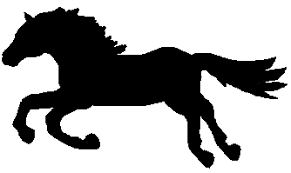
#> input picture img/horse.png, 291 x 173 px, found by its file name
$ python Morfologia_II.py
#> lines starting #> are read from the running program, lines starting #| are printed output that depends on the picture; after the words box and inside, x2 and y2 are one past the last pixel; in counts of white or black regions, pixels touching at a corner belong together
import numpy as np
import cv2
import matplotlib.pyplot as plt

image = cv2.imread('img/horse.png', cv2.IMREAD_GRAYSCALE)
#> image: shape (173, 291); min 0, max 255, mean 165

# Converter para binária
_, binary = cv2.threshold(image, 127, 255, cv2.THRESH_BINARY)
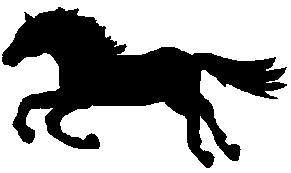
#> binary: shape (173, 291); 64.9% white; 1 black region, box (x1, y1, x2, y2) and area: (2, 7, 287, 168) 17679

plt.figure(figsize=(15, 3))
plt.subplot(1, 5, 1)
plt.imshow(binary, cmap='gray')
plt.title("Original (Horse)")
plt.axis('off')

# 1. Esqueletonização
def skeletonize(img):
    img = img.copy() // 255
    skel = np.zeros(img.shape, np.uint8)
    kernel = cv2.getStructuringElement(cv2.MORPH_CROSS, (3,3))
    while True:
        eroded = cv2.erode(img, kernel)
        temp = cv2.dilate(eroded, kernel)
        temp = cv2.subtract(img, temp)
        skel = cv2.bitwise_or(skel, temp)
        img = eroded.copy()
        if cv2.countNonZero(img) == 0:
            break
#> this loop made 71 passes
#> pass 1, in skeletonize, `eroded = cv2.erode(img, kernel)`:
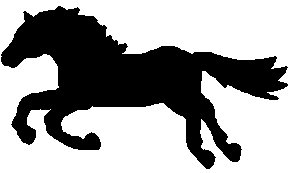
#> eroded: shape (173, 291); values 0 (black) and 1 (white), 62.3% white; 1 black region, box (x1, y1, x2, y2) and area: (1, 6, 288, 169) 18988
#> after the loop: eroded: shape (173, 291); every value is 0
#> after the loop:
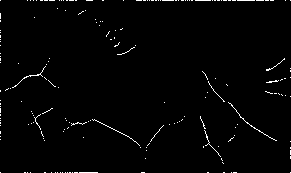
#> skel: shape (173, 291); values 0 (black) and 1 (white), 1.5% white in thin lines or dots
    return skel * 255
#> returned value: shape (173, 291); 1.5% white in thin lines or dots

skeleton = skeletonize(binary)
plt.subplot(1, 5, 2)
plt.imshow(skeleton, cmap='gray')
plt.title("1. Esqueletonização")
plt.axis('off')

# 2. Reconstrução morfológica

# 2.1 Dilatação Geodésica
def dilatacao_geodesica(marker, mask):
    kernel = np.ones((3,3), np.uint8)
    prev = np.zeros_like(marker)
    atual = marker.copy()
    while True:
        dilatada = cv2.dilate(atual, kernel)
        atual = cv2.min(dilatada, mask)
        if np.array_equal(atual, prev):
            break
        prev = atual.copy()
    return atual

marker = cv2.erode(binary, np.ones((7,7), np.uint8))
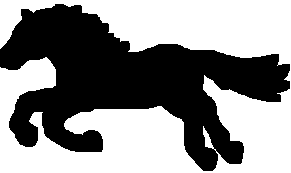
#> marker: shape (173, 291); 54.8% white; 1 black region, box (x1, y1, x2, y2) and area: (0, 4, 290, 171) 22759
dil_geo = dilatacao_geodesica(marker, binary)
#> the loop in dilatacao_geodesica, `while True:` made 19 passes
#> pass 1, in dilatacao_geodesica, `dilatada = cv2.dilate(atual, kernel)`:
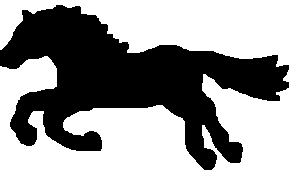
#> dilatada: shape (173, 291); 58% white; 1 black region, box (x1, y1, x2, y2) and area: (0, 5, 289, 170) 21157
plt.subplot(1, 5, 3)
plt.imshow(dil_geo, cmap='gray')
plt.title("2.1 Dilat. Geodésica")
plt.axis('off')

# 2.2 Reconstrução por dilatação e erosão
def reconstrucao(marker, mask, method='dilation'):
#> called with method = 'dilation'
    kernel = np.ones((3,3), np.uint8)
    prev = np.zeros_like(marker)
    atual = marker.copy()
    while True:
        if method == 'dilation':
            temp = cv2.dilate(atual, kernel)
            atual = cv2.min(temp, mask)
        else:
            temp = cv2.erode(atual, kernel)
            atual = cv2.max(temp, mask)
        if np.array_equal(atual, prev):
            break
        prev = atual.copy()
    return atual

# Dilatação
marker_dil = cv2.erode(binary, np.ones((7,7), np.uint8))
rec_dil = reconstrucao(marker_dil, binary, method='dilation')

# Erosão
marker_ero = cv2.dilate(binary, np.ones((7,7), np.uint8))
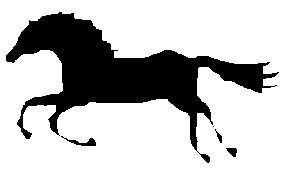
#> marker_ero: shape (173, 291); 75% white; 5 black regions (1 under 20 px), largest, box (x1, y1, x2, y2) and area: (6, 12, 279, 163) 12344, (61, 136, 96, 146) 122, (226, 148, 237, 157) 65, (215, 129, 222, 143) 37
rec_ero = reconstrucao(marker_ero, binary, method='erosion')
#> the loop in reconstrucao (call 2), `while True:` made 17 passes
#> pass 3, in reconstrucao (call 2), `temp = cv2.erode(atual, kernel)`:
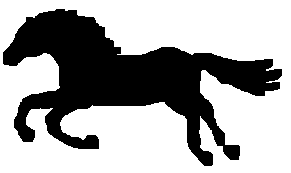
#> temp: shape (173, 291); 65.5% white; 1 black region, box (x1, y1, x2, y2) and area: (3, 9, 282, 166) 17347

fig, ax = plt.subplots(1,2, figsize=(8,4))
ax[0].imshow(rec_dil, cmap='gray')
ax[0].set_title("2.2 Rec. Dilatação")
ax[0].axis('off')

ax[1].imshow(rec_ero, cmap='gray')
ax[1].set_title("2.2 Rec. Erosão")
ax[1].axis('off')

# 2.3 Abertura por Reconstrução
eroded = cv2.erode(binary, np.ones((7,7), np.uint8))
abertura_rec = reconstrucao(eroded, binary, method='dilation')
plt.figure(figsize=(5,5))
plt.imshow(abertura_rec, cmap='gray')
plt.title("2.3 Abertura por Reconstrução")
plt.axis('off')

# 2.4 Eliminação elementos de borda
def clear_border(img):
    h, w = img.shape
#> h = 173; w = 291
    mask = np.zeros((h+2, w+2), np.uint8)
    img_copy = img.copy()
    cv2.floodFill(img_copy, mask, (0,0), 0)
    return img_copy

sem_borda = clear_border(binary)
plt.figure(figsize=(5,5))
plt.imshow(sem_borda, cmap='gray')
plt.title("2.4 Sem bordas")
plt.axis('off')

plt.show()
